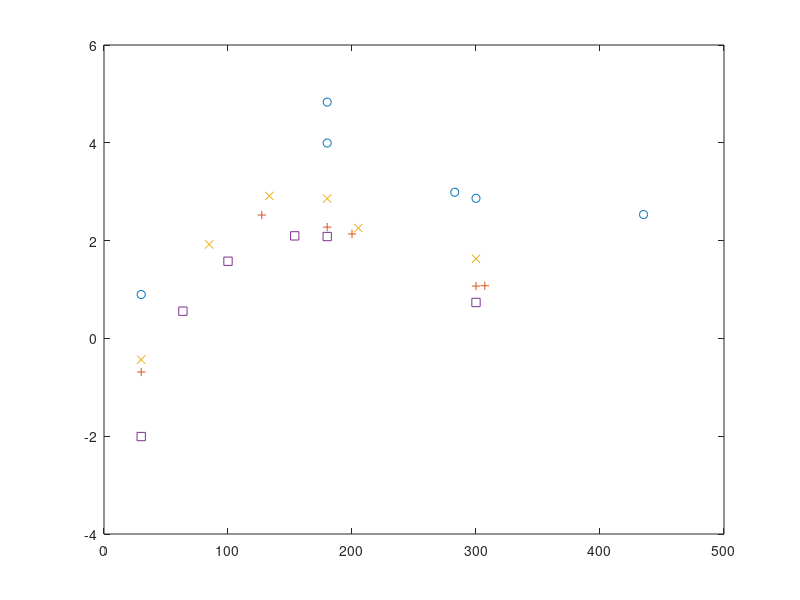

Reproduce this figure in MATLAB.
%Totall flux in corona, transition and chrmosphere
%total flux values for driver models where driver amplitude is fixed at
%350m/s for all frequencies and modes

%fluxes calculated using energyperunitareascript

%first index is period column is mode
efluxcoronaavg=zeros(6,4);
efluxtranavg=zeros(6,4);
efluxchromavg=zeros(6,4);

%20,42,90,117
ef1Mm=zeros(6,4);  %20
ef2Mm=zeros(6,4);  %42
ef4Mm=zeros(6,4);  %90
ef5p5Mm=zeros(6,4); %117


%arrays storing flux values for (1,1) (2,2) (3,3) normal modes
% periods(471.4, 235.7, 157.1 )
%first index is period column is mode
efluxcoronaavgnd=zeros(1,3);
efluxtranavgnd=zeros(1,3);
efluxchromavgnd=zeros(1,3);

%20,42,90,117
ef1Mmnd=zeros(1,3);  %20
ef2Mmnd=zeros(1,3);  %42
ef4Mmnd=zeros(1,3);  %90
ef5p5Mmnd=zeros(1,3); %117


%(0,0) mode
efluxcoronaavgnd(:)=[665.303;0 ;0];
efluxtranavgnd(:)=[4.3055e6;0 ;0 ];
efluxchromavgnd(:)=[1.2648e6;0 ;0 ];

%20,42,90,117
ef1Mmnd(:)=[7.2224e4;0 ;0 ];
ef2Mmnd(:)=[432.3633;0 ;0 ];
ef4Mmnd(:)=[0.7576;0 ;0 ];
ef5p5Mmnd(:)=[0.1869;0 ;0 ];


periodvalues=zeros(6,4);
freqvalues=zeros(6,4);
mode=zeros(4);

mode=[0 1 2 3];

%period values for different modes
%periodvalues=zeros(5,4);
periodvalues(:,1)=[30;300; 180; 435.1;179.98;282.84];  %0,0 mode
periodvalues(:,2)=[30;300;180;307.1;127.27;200.0];    %0,1 mode
periodvalues(:,3)=[30;300;180;205.1;84.84;133.33];   %0,2 mode
periodvalues(:,4)=[30;300;180;153.8;63.63;100.0];   %0,3 mode

freqvalues=2*pi./periodvalues;
freqvalues=freqvalues.*1000;
f1=freqvalues(:,1);
f2=freqvalues(:,2);
f3=freqvalues(:,3);
f4=freqvalues(:,4);

%(0,0) mode
efluxcoronaavg(:,1)=[631.2369; 5.9662e4; 5.5733e6 ;3.0037e4 ; 7.8956e6; 7.9381e4];
efluxtranavg(:,1)=[5.6011e4; 1.3652e4; 9.6167e8 ;2.8300e7 ; 9.0611e7;  1.1122e7];
efluxchromavg(:,1)=[3.0578e5; -2.7388e6; 5.2853e7 ;-8.3555e6 ; 1.2814e7; -4.8432e6];

%20,42,90,117
ef1Mm(:,1)=[966.0016; 9.377e4; 3.1342e6 ;1.2418e5 ; 6.2586e6; 1.0498e5 ];
ef2Mm(:,1)=[12.5077; 1.7191e3; 1.5851e5 ;2.2957e3 ; 1.7128e4; 2.118e3 ];
ef4Mm(:,1)=[7.9025; 733.8413; 6.7922e4 ;340.7484 ; 9.8941e3; 975.1936 ];
ef5p5Mm(:,1)=[4.2109; 379.3476; 3.5415e4 ;180.6875 ; 5.1971e3; 517.0635 ];

%(0,1) mode
efluxcoronaavg(:,2)=[29.494901358148860;4.051318147572162e+03 ; 2.297778483240479e+04 ;4.053532620146417e+03 ;3.856218208415547e+04;1.954133195048339e+04 ];
efluxtranavg(:,2)=[ 1.054779756729525e+04; 2.322355043706996e+07; 1.429271898161694e+07 ;1.918490649361231e+07 ; 1.179700680364561e+07; 1.352725674772107e+07];
efluxchromavg(:,2)=[ 3.193638517989970e+05; -7.828691311908537e+04; 1.457402658852436e+07 ;-3.517890547439763e+05 ; 1.406546834883577e+07; 1.151505293805653e+07 ];

%300;180;425.9;307.1;127.27;200.0
%20,42,90,117
ef1Mm(:,2)=[ 1.181937534422132e+03; 2.325498887642353e+05; 6.820495175402486e+05 ;2.299084630407648e+05 ; 3.820877309413052e+05; 5.546153509682965e+05 ];
ef2Mm(:,2)=[2.828189265845708; 2.304140042178029e+03; 2.677864825401096e+03 ;2.169226288639462e+03 ; 2.188604456909034e+03; 1.946719309328360e+03];
ef4Mm(:,2)=[ 0.205509652657564; 11.757607578686622; 1.887405292585208e+02 ;11.919682565831048 ; 3.332258098189356e+02; 1.367391163927973e+02 ];
ef5p5Mm(:,2)=[ 0.078588748582156;4.169455752642226; 76.962911859891240 ;3.944310218862486 ; 1.440542130499308e+02; 51.342157472928310];

%(0,2) mode
efluxcoronaavg(:,3)=[31.551342892733622; 7.114636399189047e+03; 2.192934676898806e+04 ;1.850722543285173e+04 ; 6.652705319929058e+03; 6.574184640968255e+04 ];
efluxtranavg(:,3)=[ 3.166917168136111e+07; 2.261510079321959e+07; 2.173718572374981e+07 ;1.096373006913584e+07 ; 1.329974846984266e+06; 1.505622974793834e+07 ];
efluxchromavg(:,3)=[ 1.516761852906676e+04; 7.384013985141966e+06; 3.983705521896209e+06 ;1.242964460743678e+07 ; 6.312284871119971e+06; 1.450556687395446e+07 ];

%300;180;301.25;205.1;84.84;133.33
%20,42,90,117
ef1Mm(:,3)=[9.956172107625232e+02; 3.760322576876637e+05; 7.441724075866326e+05 ;5.275486045419647e+05 ;9.724618568692198e+04; 4.599962240295626e+05 ];
ef2Mm(:,3)=[2.621743605763687; 3.269349907586470e+03; 3.499636779635483e+03 ;3.183704912315482e+03 ; 2.547995248439194e+02; 2.107198010374638e+03 ];
ef4Mm(:,3)=[0.367814361092569; 42.454595456579500; 7.236398077426835e+02 ;1.808480021747144e+02 ; 83.464570736785930; 8.212728599851757e+02 ];
ef5p5Mm(:,3)=[ 0.263676057608323; 29.592560261755786; 5.032617942871063e+02 ;1.225828746185234e+02 ; 60.0194867834706700; 5.792677648523810e+02 ];




%(0,3) mode
efluxcoronaavg(:,4)=[ 1.099996121221212; 8.971907282486773e+02; 1.277667657562286e+04 ;1.177270633924782e+04 ; 3.692021946494602e+02;3.556102170764067e+03 ];
efluxtranavg(:,4)=[3.110821837047084e+02; 2.904914401505826e+06; 2.690951186770544e+07 ;1.272542853652756e+07 ; 1.965282698014879e+05; 1.551896304136794e+06];
efluxchromavg(:,4)=[4.748622985763176e+04; 1.044195868055844e+07; 2.216691474292787e+07 ;1.803483287362705e+07 ; 3.166768342479758e+06; 9.413352199125048e+06];

%300;180;231.0;153.8;63.63;100.0
%20,42,90,117
ef1Mm(:,4)=[ 3.259072103326768e+020; 3.893404121122640e+05; 8.438982957947100e+05 ;6.379451068678251e+05 ; 2.666037590733403e+04; 1.741670556387822e+05 ];
ef2Mm(:,4)=[ 0.331712474317977; 1.094102897287421e+03; 3.179597693651245e+03 ;1.613759684835975e+03 ; 59.694039130527170; 2.846920054715058e+02];
ef4Mm(:,4)=[ 0.009837085404586; 5.428678716522247; 1.211520263107523e+02 ;1.250109085328079e+02 ; 3.602241966890951; 37.859115707072670];
ef5p5Mm(:,4)=[ 0.004005536685833; 3.065851706439246; 71.413545254839660 ;74.017932812412370 ; 2.065831896382486; 22.092193248971686];

f1=freqvalues(:,1);
f2=freqvalues(:,2);
f3=freqvalues(:,3);
f4=freqvalues(:,4);

% efc1=ef5p5Mm(:,1);
% efc2=ef5p5Mm(:,2);
% efc3=ef5p5Mm(:,3);
% efc4=ef5p5Mm(:,4);
% 
% a(1)=0.4733;
% b(1)=0.3517;
% c(1)=-5.105e5;
% d(1)=-1.936;
% e(1)=7513;
% f(1)=3.842e5;
% 
% delta=(200-15)/20;
% f1fit1=15:delta:200;
% fitval1=a(1).*exp(-b(1).*(f1fit1.^2))+c(1).*(f1fit1.^(-0.1))+d(1).*f1fit1.^2+f(1);
% 
% 
% a(4)=0.4505;
% b(4)=0.08382;
% c(4)=-1.534;
% d(4)=-6.894e-5;
% e(4)=7513;
% f(4)=3.621;
% 
% f1fit4=15:delta:200;
% fitval4=a(4).*exp(-b(4).*(f1fit4.^2))+c(4).*(f1fit4.^(-0.1))+d(4).*f1fit4.^2+f(4);





%plot(periodvalues(1:7,1),ef5p5Mm(1:7,1),'o',periodvalues(1:7,2),ef5p5Mm(1:7,2),'+',periodvalues(1:7,3),ef5p5Mm(1:7,3),'x',periodvalues(1:7,4),ef5p5Mm(1:7,4),'s');
%semilogy(periodvalues(1:6,1),ef5p5Mm(1:6,1),'o',periodvalues(1:6,2),ef5p5Mm(1:6,2),'+',periodvalues(1:6,3),ef5p5Mm(1:6,3),'x',periodvalues(1:6,4),ef5p5Mm(1:6,4),'s');
%semilogy(periodvalues(1:6,1),(efluxcoronaavg(1:6,1)+0.01),'o',periodvalues(1:6,2),(efluxcoronaavg(1:6,2)+0.01),'+',periodvalues(1:6,3),(efluxcoronaavg(1:6,3)+0.01),'x',periodvalues(1:6,4),(efluxcoronaavg(1:6,4)+0.01),'s');

%semilogy(freqvalues(1:6,1),ef5p5Mm(1:6,1),'o',freqvalues(1:6,2),ef5p5Mm(1:6,2),'+',freqvalues(1:6,3),ef5p5Mm(1:6,3),'x',freqvalues(1:6,4),ef5p5Mm(1:6,4),'s');
%loglog(freqvalues(1:6,1),ef5p5Mm(1:6,1),'o',freqvalues(1:6,2),ef5p5Mm(1:6,2),'+',freqvalues(1:6,3),ef5p5Mm(1:6,3),'x',freqvalues(1:6,4),ef5p5Mm(1:6,4),'s');
% plot(log10(freqvalues(1:6,1)),log10(ef5p5Mm(1:6,1)),'o',log10(freqvalues(1:6,2)),log10(ef5p5Mm(1:6,2)),'+',log10(freqvalues(1:6,3)),log10(ef5p5Mm(1:6,3)),'x',log10(freqvalues(1:6,4)),log10(ef5p5Mm(1:6,4)),'s');
%plot((periodvalues(1:6,1)),log10(ef5p5Mm(1:6,1)),'o',(periodvalues(1:6,2)),log10(ef5p5Mm(1:6,2)),'+',(periodvalues(1:6,3)),log10(ef5p5Mm(1:6,3)),'x',(periodvalues(1:6,4)),log10(ef5p5Mm(1:6,4)),'s');
plot((periodvalues(1:6,1)),log10(ef4Mm(1:6,1)),'o',(periodvalues(1:6,2)),log10(ef4Mm(1:6,2)),'+',(periodvalues(1:6,3)),log10(ef4Mm(1:6,3)),'x',(periodvalues(1:6,4)),log10(ef4Mm(1:6,4)),'s');
% hold on;
% plot(log10(f1fit1),log10(fitval1));
% 
% plot(log10(f1fit4),log10(fitval4));

